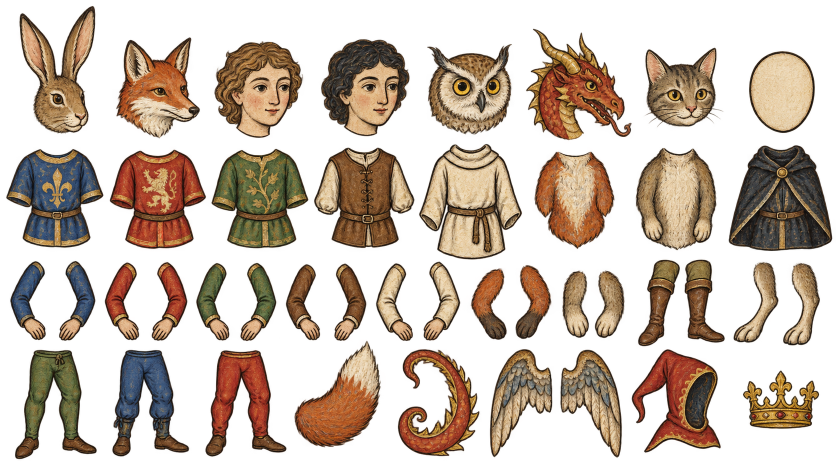
#> input picture art-source/sheets/character-parts.png, 1672 x 941 px (shown at 1/2 size)
$ python repair_character_parts.py
#> lines starting #> are read from the running program, lines starting #| are printed output that depends on the picture; after the words box and inside, x2 and y2 are one past the last pixel; in counts of white or black regions, pixels touching at a corner belong together
"""Re-cut the character parts the sheet slicer paired wrongly.

python scripts/repair_character_parts.py
Requires Pillow. The generated character sheet drifted across its arms row:
reading the row left to right, its fourteen arms come in true pairs (blue,
red, green, brown, cream, fox, hare), but the grid cut them three to a cell
in places, so "Green sleeves" carried a brown arm, "Brown sleeves" a cream
one, and so on. The dragon tail's cell also caught one of the two feathered
wings. This reads the source sheet, finds each painted piece, and writes:
every pair of arms side by side (left arm in the left half, right in the
right, shoulders level, as the puppet splits them), a hare's pair of paws
that the sheet painted but no cell kept, the dragon tail alone, and the two
wings together; and the hood with its dark lining cut away, so that worn over
a head the face shows through its opening. The source sheet is never changed.
"""
from __future__ import annotations

import json
from pathlib import Path
from PIL import Image, ImageChops, ImageFilter

ROOT = Path(__file__).resolve().parents[1]
SHEET = ROOT / 'art-source/sheets/character-parts.png'
ASSETS = ROOT / 'public/assets'
CATALOG = ROOT / 'src/generated-assets.json'
PAD = 6


def pieces(sheet: Image.Image) -> list[tuple[tuple[int, int, int, int], Image.Image]]:
    """Every painted piece of the sheet: its bounds, and itself cut out alone (neighbours masked away)."""
    w, h = sheet.size
    mask = sheet.getchannel('A').point(lambda v: 255 if v > 8 else 0).filter(ImageFilter.MaxFilter(3))
    on = mask.load()
    label = [0] * (w * h)
    found = []
    for start in range(w * h):
        if label[start] or not on[start % w, start // w]:
            continue
        n = len(found) + 1
        stack, members = [start], []
        label[start] = n
        while stack:
            p = stack.pop()
            members.append(p)
            y, x = divmod(p, w)
            for q in ((p - 1) if x else -1, (p + 1) if x < w - 1 else -1, p - w, p + w):
                if 0 <= q < w * h and not label[q] and on[q % w, q // w]:
                    label[q] = n
                    stack.append(q)
        found.append(members)
    out = []
    alpha = sheet.getchannel('A')
    for n, members in enumerate(found, 1):
        if len(members) < 400:
            continue
        xs = [p % w for p in members]
        ys = [p // w for p in members]
        box = (min(xs), min(ys), max(xs) + 1, max(ys) + 1)
        keep = Image.new('L', (box[2] - box[0], box[3] - box[1]), 0)
        k = keep.load()
        for p in members:
            k[p % w - box[0], p // w - box[1]] = 255
        piece = sheet.crop(box)
        piece.putalpha(Image.composite(alpha.crop(box), Image.new('L', keep.size, 0), keep))
        out.append((box, piece))
    return out


def side_by_side(left: Image.Image, right: Image.Image) -> Image.Image:
    """Two pieces in equal halves, each centred in its own, tops level."""
    half = max(left.width, right.width) + 2 * PAD
    height = max(left.height, right.height) + 2 * PAD
    canvas = Image.new('RGBA', (half * 2, height), (0, 0, 0, 0))
    canvas.alpha_composite(left, ((half - left.width) // 2, PAD))
    canvas.alpha_composite(right, (half + (half - right.width) // 2, PAD))
    return canvas


def alone(piece: Image.Image) -> Image.Image:
    canvas = Image.new('RGBA', (piece.width + 2 * PAD, piece.height + 2 * PAD), (0, 0, 0, 0))
    canvas.alpha_composite(piece, (PAD, PAD))
    return canvas


def open_hood(hood: Image.Image) -> Image.Image:
    """Cut away a hood's dark lining within its opening, keeping the red cloth and gold trim, feathering the edge."""
    out = hood.copy()
    px = out.load()
    w, h = out.size
    # The opening, an upright oval on the hood's right, measured from the painting.
    cx, cy, rx, ry = .71 * w, .49 * h, .17 * w, .29 * h
    cloth = lambda p: (p[0] > 90 and p[0] - p[1] > 50) or (p[0] + p[1] + p[2] > 340 and p[0] > p[2] + 60)
    hole = Image.new('L', out.size, 0)
    hp = hole.load()
    cut = 0
    for y in range(h):
        for x in range(w):
            if ((x - cx) / rx) ** 2 + ((y - cy) / ry) ** 2 <= 1 and px[x, y][3] and not cloth(px[x, y]):
                hp[x, y] = 255
                cut += 1
    # Close over the brown flecks in the lining, then soften the edge a little.
    hole = hole.filter(ImageFilter.MaxFilter(3)).filter(ImageFilter.MinFilter(3)).filter(ImageFilter.GaussianBlur(.7))
    out.putalpha(ImageChops.subtract(out.getchannel('A'), hole))
    print('hood lining cut away:', cut, 'pixels')
    return out


def main() -> None:
    sheet = Image.open(SHEET).convert('RGBA')
#> sheet is the input picture: PIL image 1672x941 RGBA; mean R, G, B, A 60.9, 44.8, 31.4, 104.7
    rows: dict[int, list] = {}
    for box, piece in pieces(sheet):
#> in pieces, `w, h = sheet.size`: w = 1672; h = 941
#> in pieces, `mask = sheet.getchannel('A').point(lambda v: 255 if v > 8 else 0).filt..`:
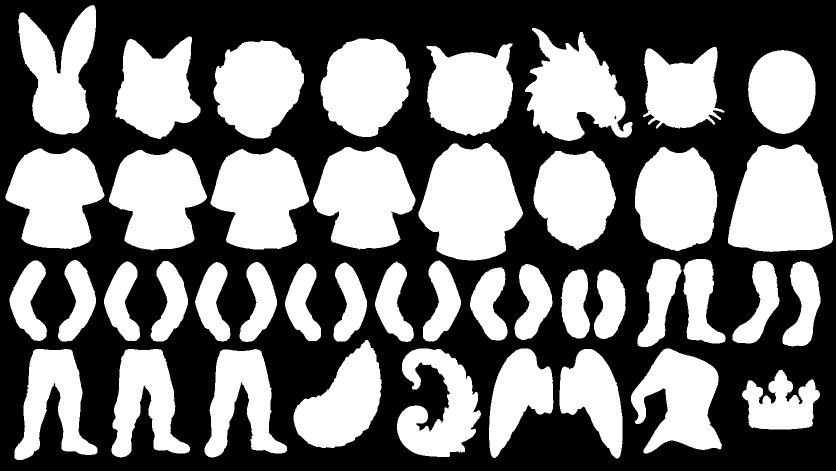
#> mask: PIL image 1672x941 L (shown at 1/2 size); 45.5% white; 43 white regions, largest, box (x1, y1, x2, y2) and area: (837, 286, 1046, 521) 35461, (1456, 289, 1666, 504) 34933, (626, 294, 831, 499) 30094
#> in pieces, `label = [0] * (w * h)`: label = 1573352 items
#> in pieces, `alpha = sheet.getchannel('A')`:
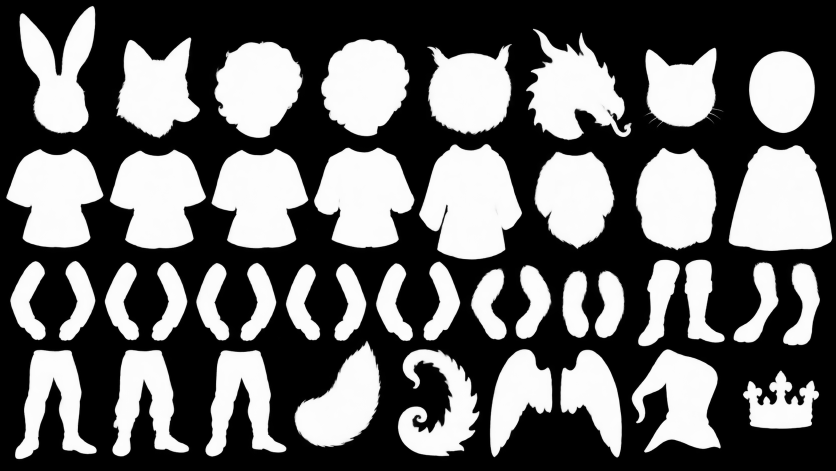
#> alpha: PIL image 1672x941 L (shown at 1/2 size); min 0, max 255, mean 104.7
        rows.setdefault(int((box[1] + box[3]) / 2 / (sheet.height / 4)), []).append((box, piece))
#> this loop made 43 passes
#> after the loop, rows = 4 items
    arms_row = sorted(rows[2], key=lambda bp: bp[0][0])[:14]
#> arms_row = 14 items
    last_row = sorted(rows[3], key=lambda bp: bp[0][0])
#> last_row = 9 items
    made = {}
    for i, name in enumerate(['blue', 'red', 'green', 'brown', 'cream', 'fox', 'hare']):
        made[f'char-arms-{name}'] = side_by_side(arms_row[2 * i][1], arms_row[2 * i + 1][1])
#> after the loop, made = 7 items
    made['char-tail-dragon'] = alone(last_row[4][1])
#> in alone, `canvas = Image.new('RGBA', (piece.width + 2 * PAD, piece.height + 2 * ..`: canvas: PIL image 180x229 RGBA; every value is 0
    made['char-wings'] = side_by_side(last_row[5][1], last_row[6][1])
#> in side_by_side (call 8), `canvas = Image.new('RGBA', (half * 2, height), (0, 0, 0, 0))`: canvas: PIL image 282x231 RGBA; every value is 0
#> in side_by_side (call 8), `canvas.alpha_composite(left, ((half - left.width) // 2, PAD))`:
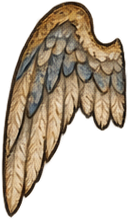
#> left: PIL image 129x219 RGBA; mean R, G, B, A 82.6, 67.5, 50.7, 132.4; transparent parts drawn white
#> in side_by_side (call 8), `canvas.alpha_composite(right, (half + (half - right.width) // 2, PAD))`:
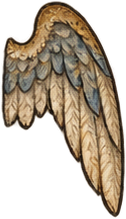
#> right: PIL image 126x219 RGBA; mean R, G, B, A 82.5, 67.7, 50.6, 134.6; transparent parts drawn white
#> in side_by_side (call 8), `canvas.alpha_composite(right, (half + (half - right.width) // 2, PAD))`:
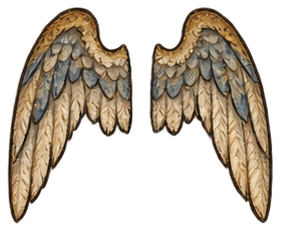
#> canvas: PIL image 282x231 RGBA; mean R, G, B, A 67.4, 56.5, 42.4, 114.4; transparent parts drawn white
    made['char-hood'] = open_hood(alone(last_row[7][1]))
#> in alone (call 2), `canvas = Image.new('RGBA', (piece.width + 2 * PAD, piece.height + 2 * ..`: canvas: PIL image 194x222 RGBA; every value is 0
#> in open_hood, `hole = Image.new('L', out.size, 0)`: hole: PIL image 194x222 L; every value is 0
#> in open_hood, `hole = hole.filter(ImageFilter.MaxFilter(3)).filter(ImageFilter.MinFil..`:
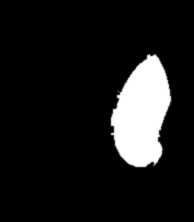
#> hole: PIL image 194x222 L; min 0, max 255, mean 27.3
#> in open_hood, `out.putalpha(ImageChops.subtract(out.getchannel('A'), hole))`:
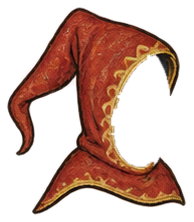
#> out: PIL image 194x222 RGBA; mean R, G, B, A 61.9, 30.2, 19.2, 97.8; transparent parts drawn white
#| hood lining cut away: 4448 pixels
#> (the run stopped early here; a loop or call above may not have finished)
